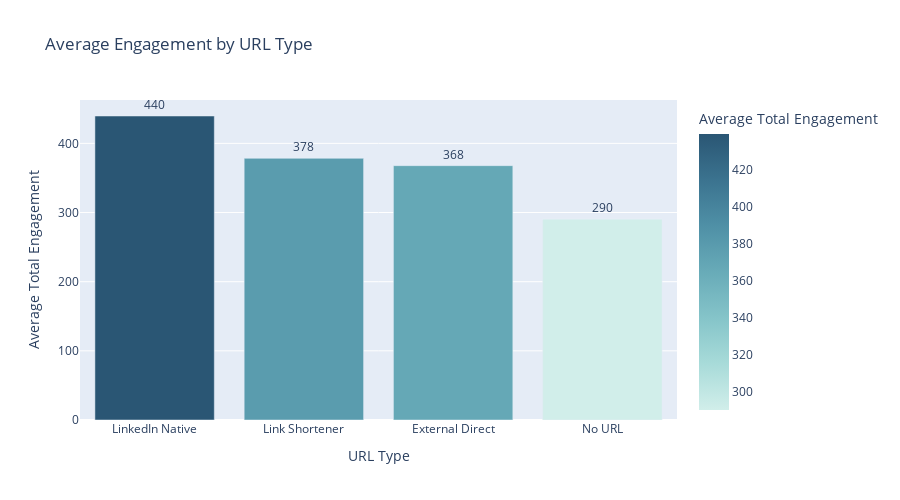

Notebook code for this chart:
### Code cell
# Visualize URL category performance
url_cat_plot = url_category_engagement.reset_index()
url_cat_plot.columns = ['URL_Category', 'Avg_Engagement', 'Median_Engagement', 'Post_Count', 'Avg_Likes', 'Avg_Shares', 'Avg_Comments']

fig = px.bar(
    url_cat_plot,
    x='URL_Category',
    y='Avg_Engagement',
    title='Average Engagement by URL Type',
    labels={'URL_Category': 'URL Type', 'Avg_Engagement': 'Average Total Engagement'},
    text='Avg_Engagement',
    color='Avg_Engagement',
    color_continuous_scale='Teal',
    hover_data=['Post_Count', 'Median_Engagement']
)

fig.update_traces(texttemplate='%{text:.0f}', textposition='outside')
fig.update_layout(height=500, showlegend=False)
fig.show()

# Display static image for GitHub preview
from IPython.display import Image, display
import plotly.io as pio
try:
    img_bytes = pio.to_image(fig, format="png", width=1200, height=700)
    display(Image(img_bytes))
except Exception as e:
    print("Install kaleido: pip install kaleido")
fig.write_html('../output/figures/engagement_by_url_category.html')

### Figure 1 — Plotly figure (JSON) as saved in the notebook; plotly's stock layout.template omitted (floating-point values rounded to 4 significant figures)
{"data": [{"customdata": [[2589.0, 138.0], [149.0, 192.0], [256.0, 130.5], [8233.0, 106.0]], "hovertemplate": "URL Type=%{x}<br>Average Total Engagement=%{marker.color}<br>Post_Count=%{customdata[0]}<br>Median_Engagement=%{customdata[1]}<extra></extra>", "legendgroup": "", "marker": {"color": [439.6, 378.4, 367.8, 290.3], "coloraxis": "coloraxis", "pattern": {"shape": ""}}, "name": "", "orientation": "v", "showlegend": false, "text": [439.6, 378.4, 367.8, 290.3], "textposition": "outside", "texttemplate": "%{text:.0f}", "type": "bar", "x": ["LinkedIn Native", "Link Shortener", "External Direct", "No URL"], "xaxis": "x", "y": [439.6, 378.4, 367.8, 290.3], "yaxis": "y"}], "layout": {"barmode": "relative", "coloraxis": {"colorbar": {"title": {"text": "Average Total Engagement"}}, "colorscale": [[0, "rgb(209, 238, 234)"], [0.1667, "rgb(168, 219, 217)"], [0.3333, "rgb(133, 196, 201)"], [0.5, "rgb(104, 171, 184)"], [0.6667, "rgb(79, 144, 166)"], [0.8333, "rgb(59, 115, 143)"], [1, "rgb(42, 86, 116)"]]}, "height": 500, "legend": {"tracegroupgap": 0}, "showlegend": false, "title": {"text": "Average Engagement by URL Type"}, "xaxis": {"anchor": "y", "domain": [0, 1], "title": {"text": "URL Type"}}, "yaxis": {"anchor": "x", "domain": [0, 1], "title": {"text": "Average Total Engagement"}}}}
